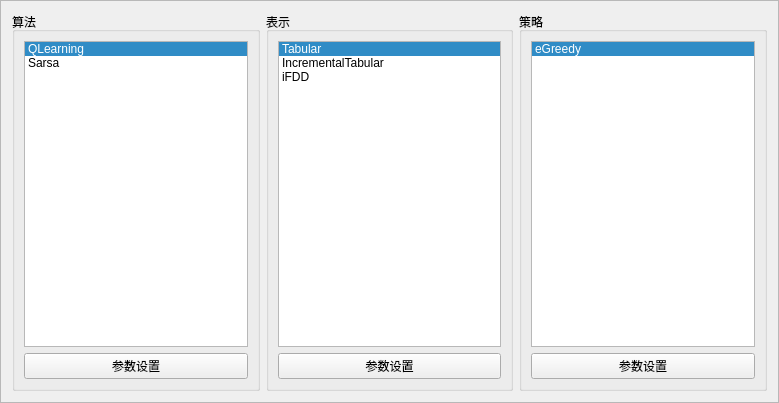
<?xml version="1.0" encoding="UTF-8"?>
<ui version="4.0">
 <class>Frame</class>
 <widget class="QFrame" name="Frame">
  <property name="geometry">
   <rect>
    <x>0</x>
    <y>0</y>
    <width>779</width>
    <height>403</height>
   </rect>
  </property>
  <property name="windowTitle">
   <string>Frame</string>
  </property>
  <property name="frameShape">
   <enum>QFrame::StyledPanel</enum>
  </property>
  <property name="frameShadow">
   <enum>QFrame::Raised</enum>
  </property>
  <layout class="QGridLayout" name="gridLayout">
   <item row="0" column="0">
    <widget class="QGroupBox" name="groupBox_2">
     <property name="title">
      <string>算法</string>
     </property>
     <layout class="QVBoxLayout" name="verticalLayout_2">
      <item>
       <widget class="QListWidget" name="lstAgent">
        <property name="currentRow">
         <number>0</number>
        </property>
        <item>
         <property name="text">
          <string>QLearning</string>
         </property>
        </item>
        <item>
         <property name="text">
          <string>Sarsa</string>
         </property>
        </item>
       </widget>
      </item>
      <item>
       <widget class="QPushButton" name="btnConfigAgent">
        <property name="text">
         <string>参数设置</string>
        </property>
       </widget>
      </item>
     </layout>
    </widget>
   </item>
   <item row="0" column="1">
    <widget class="QGroupBox" name="groupBox_3">
     <property name="title">
      <string>表示</string>
     </property>
     <layout class="QVBoxLayout" name="verticalLayout_3">
      <item>
       <widget class="QListWidget" name="lstRepresentation">
        <property name="currentRow">
         <number>0</number>
        </property>
        <item>
         <property name="text">
          <string>Tabular</string>
         </property>
        </item>
        <item>
         <property name="text">
          <string>IncrementalTabular</string>
         </property>
        </item>
        <item>
         <property name="text">
          <string>iFDD</string>
         </property>
        </item>
       </widget>
      </item>
      <item>
       <widget class="QPushButton" name="btnConfigRepresentation">
        <property name="text">
         <string>参数设置</string>
        </property>
       </widget>
      </item>
     </layout>
    </widget>
   </item>
   <item row="0" column="2">
    <widget class="QGroupBox" name="groupBox_4">
     <property name="title">
      <string>策略</string>
     </property>
     <layout class="QVBoxLayout" name="verticalLayout_4">
      <item>
       <widget class="QListWidget" name="lstPolicy">
        <property name="currentRow">
         <number>0</number>
        </property>
        <item>
         <property name="text">
          <string>eGreedy</string>
         </property>
        </item>
       </widget>
      </item>
      <item>
       <widget class="QPushButton" name="btnConfigPolicy">
        <property name="text">
         <string>参数设置</string>
        </property>
       </widget>
      </item>
     </layout>
    </widget>
   </item>
  </layout>
 </widget>
 <resources/>
 <connections/>
</ui>
